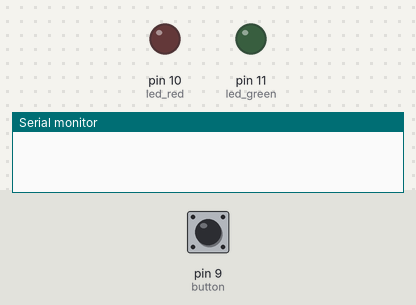
Simulated run of this sketch. Board: Arduino Uno, built with avr-gcc and run on an emulated ATmega328P. On the bench: output pins drawn as LEDs (lit = HIGH), the last lines printed to the serial monitor. Dashed ring = blinking. The inputs (shaded band) are chosen by the test bench; at power-on: pin 9 (button) LOW.

Above: at 1.2 s.
1.3 s: pin 9 (button) pulled HIGH for 0.15 s
At 4.2 s:
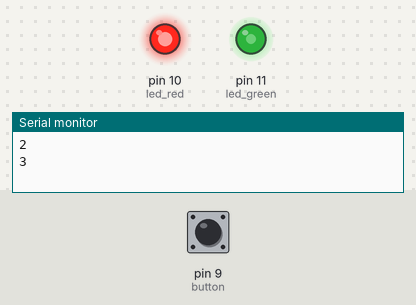
4.4 s: pin 9 (button) pulled HIGH for 1 s
6.9 s: pin 9 (button) pulled HIGH for 0.15 s
At 8.4 s:
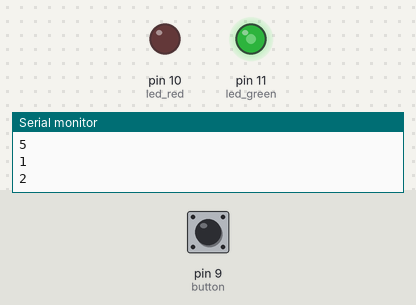
10.0 s: pin 9 (button) pulsed HIGH 2 times (0.12 s each, 0.3 s apart)
At 12.2 s:
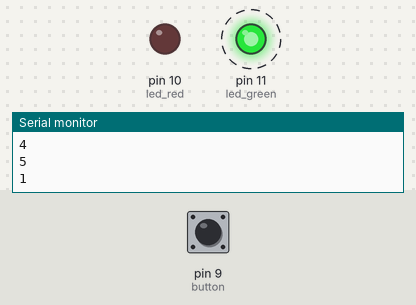
13.6 s: pin 9 (button) pulled HIGH for 3.2 s
At 15.7 s:
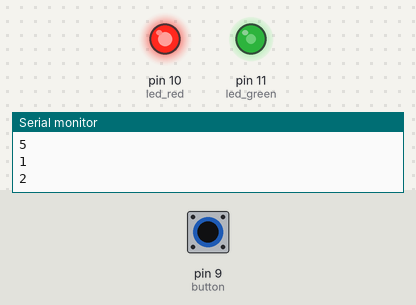
19.8 s: pin 9 (button) pulsed HIGH 5 times (0.12 s each, 0.3 s apart)
At 20.7 s:
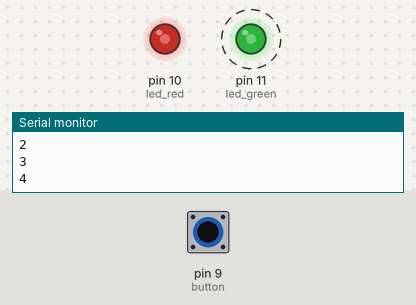
Timing chart, 0 to 23.8 s (numbered marks = the images above; inputs shaded):
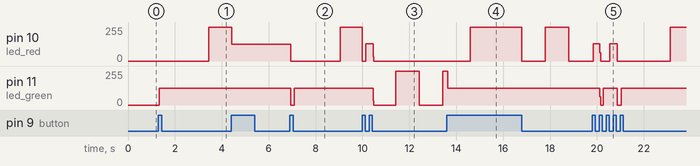

The sketch:

LarissaFrancyelid_exercicio4.ino
```cpp
/*contabilizador de tempo*/
unsigned long time;
unsigned long time2;

/*pino do botão*/
int button = 9;

/*pinos de led*/
int led_red = 10;
int led_green = 11;

/*verifica o estado de frequencia atual e o próximo*/
int state, state2;

/*variavel auxiliar do botão*/
int but;

/*variavel que determina a frequencia atual*/
int f;

/*intervalo entre uma frequancia e outra*/
int freq = 1000;

void setup()
{
  // outputs:
  pinMode(led_green, OUTPUT);
  pinMode(led_red, OUTPUT);

  // inputs:
  pinMode(button, INPUT);

  /*inicialização da serialização*/
  Serial.begin(9600);

  /*inicialização de variáveis*/
  time = millis();
  time2 = millis();
  f = 1;

  state = 1;
  state2 = 1;
}

void loop()
{
  if (but != digitalRead(button))
  {
    but = digitalRead(button);
    if (f < 5)
    {
      f = f + 1;
    }
    else
    {
      f = 1;
    }

    time = millis();
    time2 = millis();

    state = 0;
    digitalWrite(led_green, LOW);

    state2 = 0;
    digitalWrite(led_red, LOW);

    Serial.println(f);
  }

  if ((time + ((1 / f) *freq)) <= millis())
  {
    time = millis();

    if (state == 1)
    {
      state = 0;
      digitalWrite(led_green, LOW);
    }
    else
    {
      state = 1;
      digitalWrite(led_green, HIGH);
    }
  }

  if ((time2 + ((3 / f) * freq)) <= millis())
  {
    time2 = millis();

    if (state == 1)
    {
      state2 = 0;
      digitalWrite(led_red, LOW);
    }
    else
    {
      state2 = 1;
      digitalWrite(led_red, HIGH);
    }
  }
}
```

Measured:
- after the input at 1.3 s, pin 10 (led_red): 0/255 → 255/255 after 2.1 s instead of 1.7 s
- after the input at 6.9 s, pin 10 (led_red): 127/255 → 0/255 at once, → 255/255 2.1 s later; pin 11 (led_green): 127/255 → 0/255 at once, → 127/255 0.15 s later
- after the input at 10.0 s, pin 11 (led_green): alternates 255/255 for 1.0 s and 0/255 for 0.98 s, starting after 0.45 s
- after the input at 13.6 s, pin 10 (led_red): 0/255 → 255/255 after 1.0 s instead of 2.8 s
- after the input at 19.8 s, pin 11 (led_green): alternates 127/255 for 0.60 s and 0/255 for 0.16 s, 4 changes in all, then stays 127/255, starting after 0.32 s
